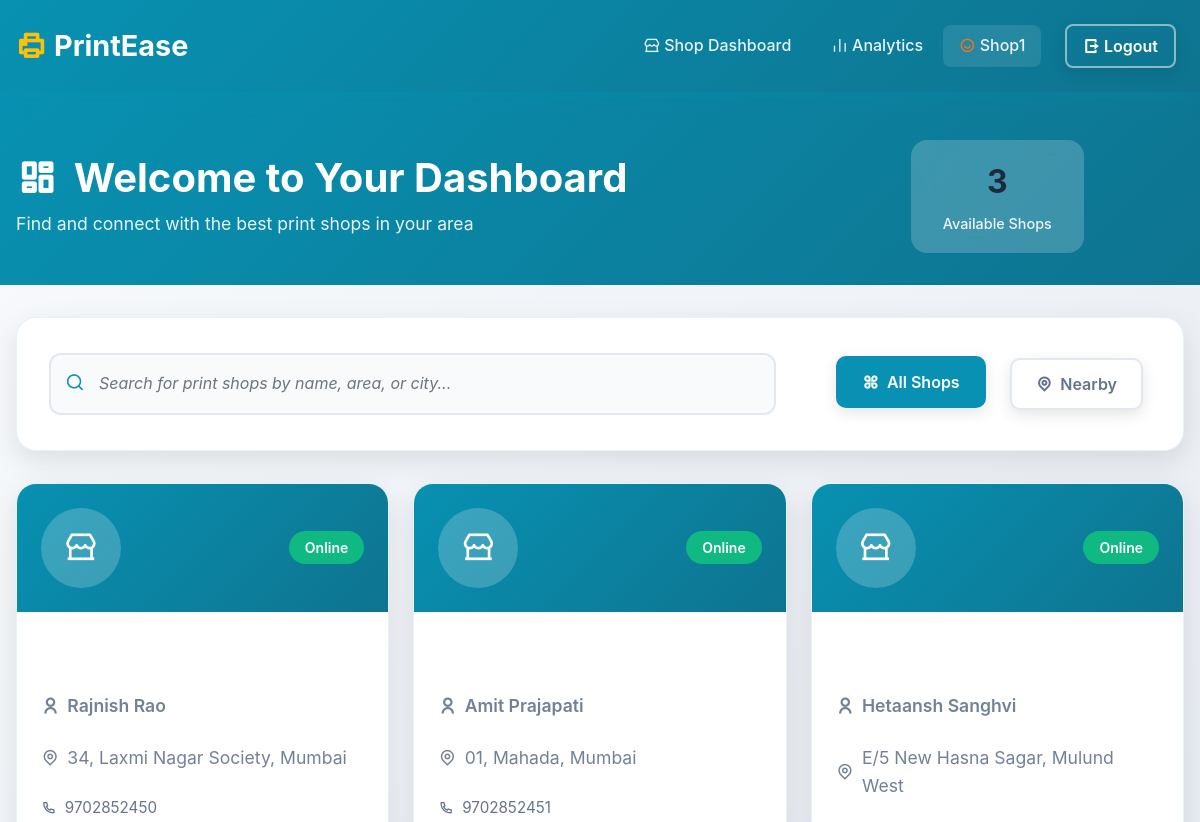
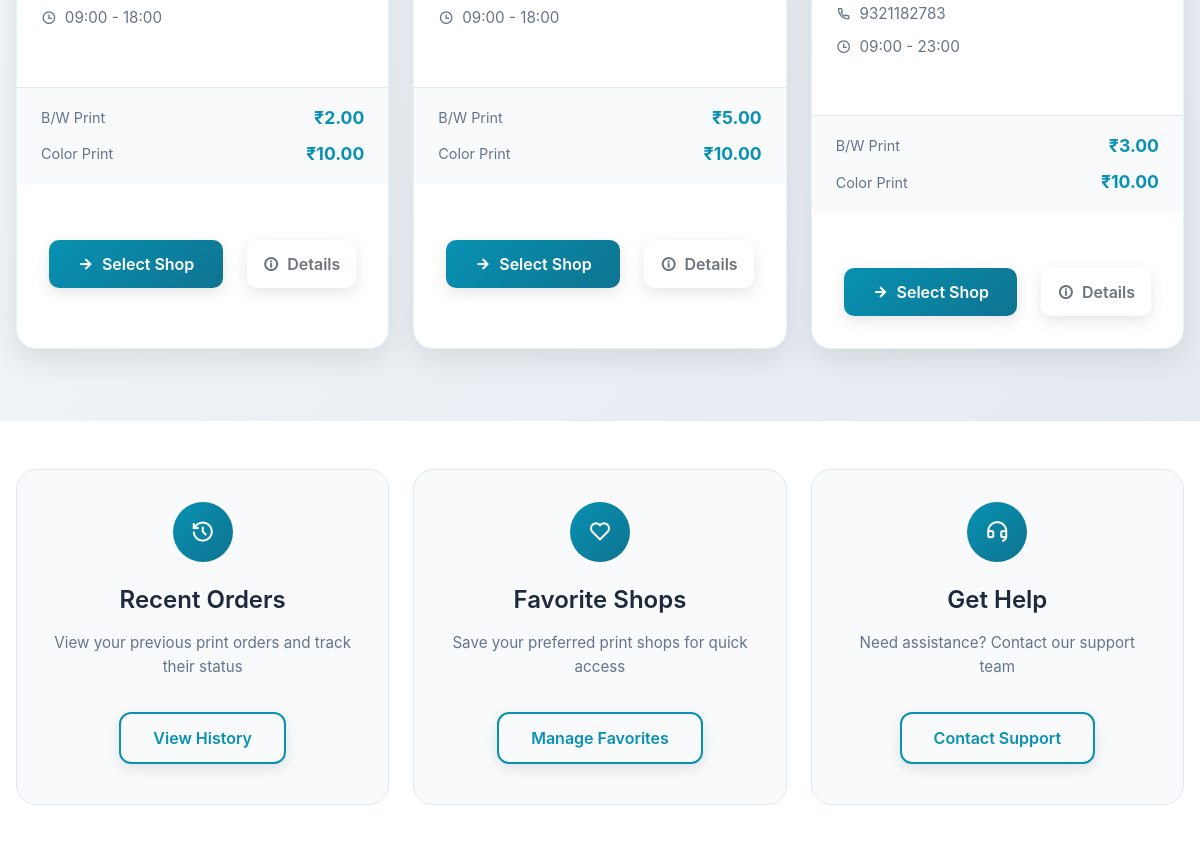
Page /user-dashboard/ (signed in) on the earlier database version (2 pictures, top to bottom).
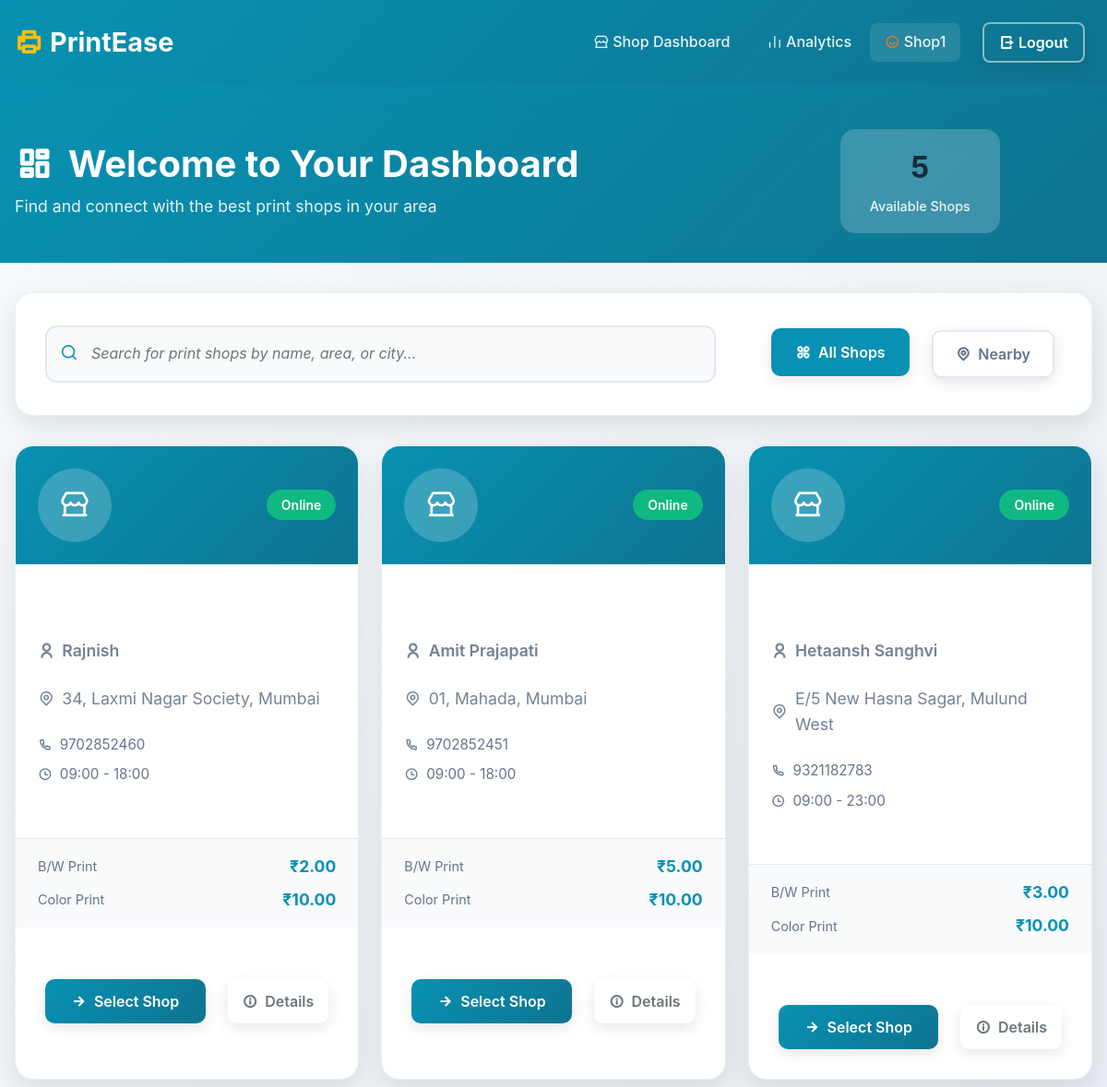
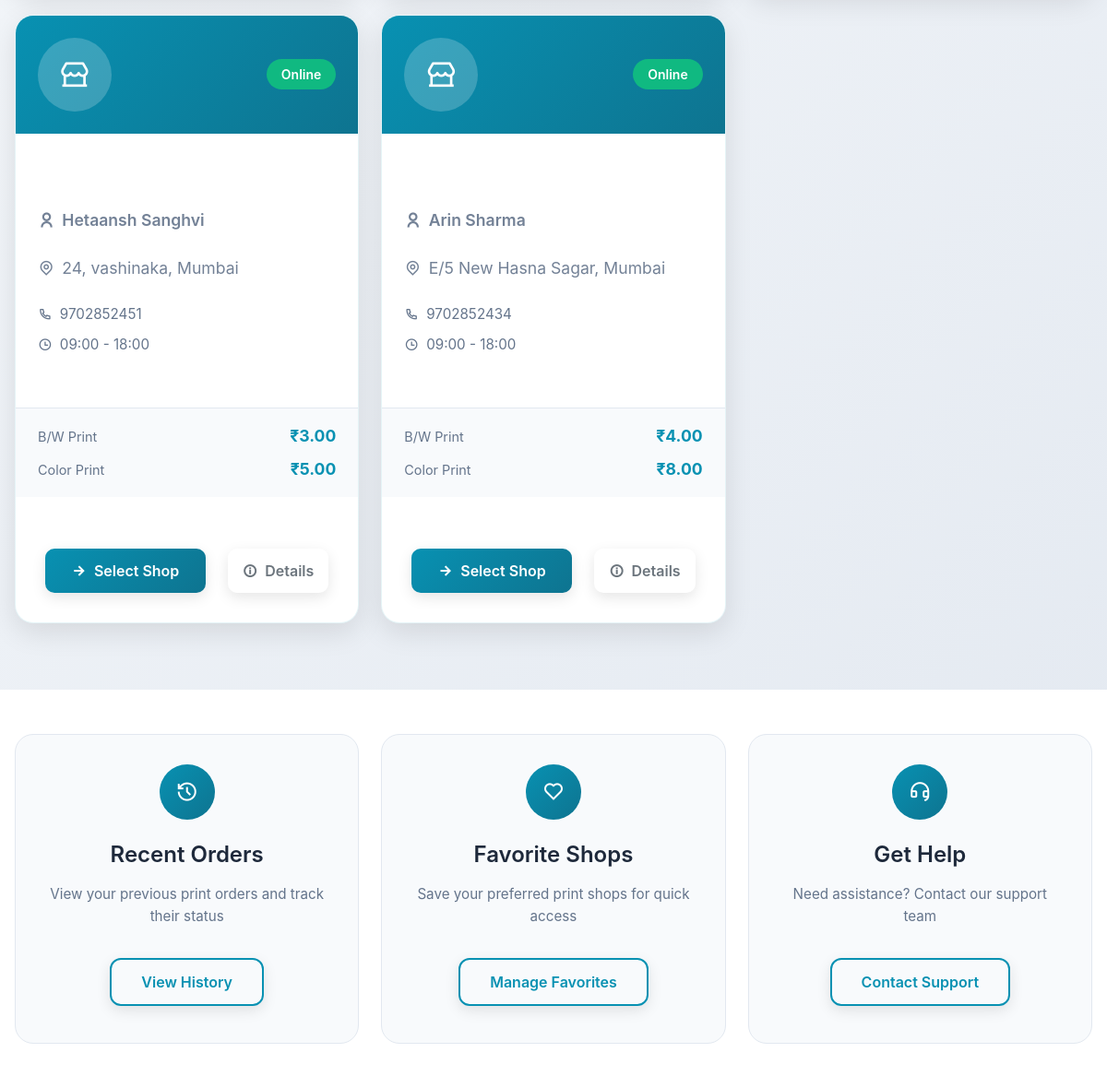
Same page on the later database version (2 pictures, top to bottom).
### app/models.py (models this page shows, shortened)
class ShopDetails(models.Model):
    user = models.OneToOneField(settings.AUTH_USER_MODEL, on_delete=models.CASCADE, related_name="shop_details")
    shop_name = models.CharField(max_length=255)
    owner_name = models.CharField(max_length=255)
    area = models.CharField(max_length=255, null=True, blank=True)
    city = models.CharField(max_length=100, null=True, blank=True)
    state = models.CharField(max_length=50, choices=INDIAN_STATES, null=True, blank=True)
    pincode = models.CharField(max_length=6, null=True, blank=True)
    contact_number = models.CharField(max_length=15)
    gstin = models.CharField(max_length=15, null=True, blank=True)  # GSTIN can be null
    start_time = models.TimeField(default=time(9, 0))
    end_time = models.TimeField(default=time(18, 0))
    details_filled = models.BooleanField(default=False)
    bw_price = models.DecimalField(max_digits=5, decimal_places=2, null=True, blank=True)
    color_price = models.DecimalField(max_digits=5, decimal_places=2, null=True, blank=True)

### app/views.py (the view)
# urls.py: path('user-dashboard/', views.user_dashboard, name="user-dashboard"),
@login_required(login_url='/users/login/')
def user_dashboard(request):
    shops = ShopDetails.objects.all()
    return render(request, "user_dash.html", {"shops": shops})

### app/templates/user_dash.html (shortened to what the changed rows need)
{% extends "base.html" %}
{% load static %}
{% block content %}
<div class="dashboard-container">
    <div class="dashboard-header">
        <div class="container">
            <div class="row align-items-center">
                <div class="col-lg-8">
                    <h1 class="dashboard-title">
                        <i class="ri-dashboard-line me-3"></i>Welcome to Your Dashboard
                    </h1>
                </div>
                <div class="col-lg-4 text-lg-end">
                    <div class="dashboard-stats">
                        <div class="stat-item">
                            <span class="stat-number">{{ shops.count }}</span>
                            <span class="stat-label text-white">Available Shops</span>
                        </div>
                    </div>
                </div>
            </div>
        </div>
    </div>
    <div class="shops-section">
        <div class="container">
            {% if shops %}
                <div class="row" id="shopsGrid">
                    {% for shop in shops %}
                        <div class="col-lg-4 col-md-6 mb-4 shop-card-wrapper">
                            <div class="shop-card">
                                <div class="shop-card-header">
                                    <div class="shop-icon">
                                        <i class="ri-store-2-line"></i>
                                    </div>
                                    <div class="shop-status">
                                        <span class="status-badge online">Online</span>
                                    </div>
                                </div>
                                <div class="shop-card-body">
                                    <h3 class="shop-name">{{ shop.shop_name }}</h3>
                                    <p class="shop-owner">
                                        <i class="ri-user-line me-2"></i>{{ shop.owner_name }}
                                    </p>
                                    <div class="shop-location">
                                        <i class="ri-map-pin-line me-2"></i>
                                        <span>{{ shop.area }}, {{ shop.city }}</span>
                                    </div>
                                    <div class="shop-contact">
                                        <i class="ri-phone-line me-2"></i>
                                        <span>{{ shop.contact_number }}</span>
                                    </div>
                                    <div class="shop-hours">
                                        <i class="ri-time-line me-2"></i>
                                        <span>{{ shop.start_time|time:"H:i" }} - {{ shop.end_time|time:"H:i" }}</span>
                                    </div>
                                </div>
                                <div class="shop-pricing">
                                    <div class="pricing-item">
                                        <span class="pricing-label">B/W Print</span>
                                        <span class="pricing-value">₹{{ shop.bw_price|default:"--" }}</span>
                                    </div>
                                    <div class="pricing-item">
                                        <span class="pricing-label">Color Print</span>
                                        <span class="pricing-value">₹{{ shop.color_price|default:"--" }}</span>
                                    </div>
                                </div>
                                <div class="shop-card-footer">
                                    <a href="{% url 'app:shop-print' shop.id %}" class="btn btn-primary btn-select-shop">
                                        <i class="ri-arrow-right-line me-2"></i>Select Shop
                                    </a>
                                    <button class="btn btn-outline-secondary btn-shop-details" data-shop-id="{{ shop.id }}">
                                        <i class="ri-information-line me-2"></i>Details
                                    </button>
                                </div>
                            </div>
                        </div>
                    {% endfor %}
                </div>
            {% endif %}
        </div>
    </div>
</div>
{% endblock %}

Differences in the rows shown:
changed ShopDetails "34, Laxmi Nagar Society": owner_name "Rajnish Rao" → "Rajnish"; contact_number "9702852450" → "9702852460"
added ShopDetails: owner_name "Hetaansh Sanghvi", area "24, vashinaka", city "Mumbai", contact_number "9702852451", start_time "09:00", end_time "18:00", bw_price "3.00", color_price "5.00"
added ShopDetails: owner_name "Arin Sharma", area "E/5 New Hasna Sagar", city "Mumbai", contact_number "9702852434", start_time "09:00", end_time "18:00", bw_price "4.00", color_price "8.00"
Other differences:
{{ shops.count }}: "3" → "5"
